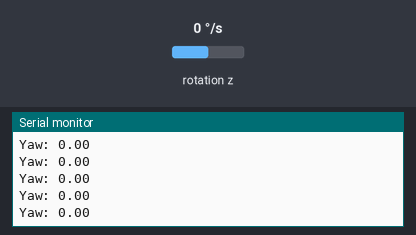
Recording of a sketch running on a simulated Arduino Uno, built with avr-gcc and run on an emulated ATmega328P. Parts: the last lines printed to the serial monitor. Wiring (inferred from the names in the program): MPU-6050 motion sensor at I2C address 0x68. The test bench sets the inputs (shaded band); at power-on: rotation z 0 °/s.

Above: at 1.2 s.
1.3 s: rotation z set to -192 °/s
At 1.32 s:
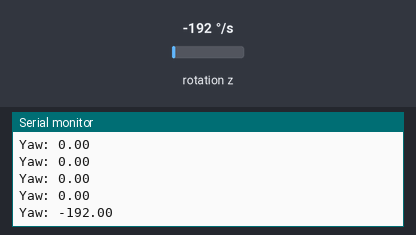
2.8 s: rotation z set to -100 °/s
At 2.84 s:
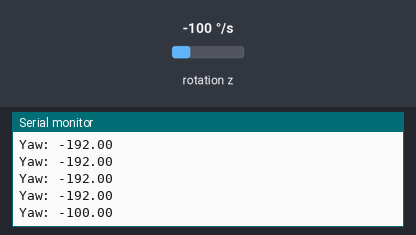
Timing chart, 0 to 5.8 s (numbered marks = the images above; inputs shaded):
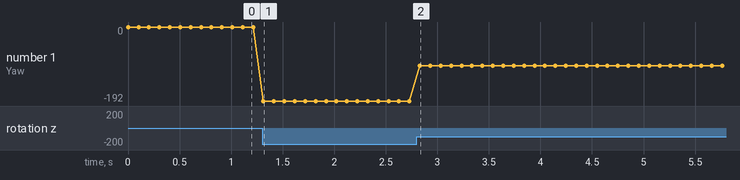

The sketch:

arduino.ino
```cpp
#include <Wire.h>

// MPU6050 I2C address
const int MPU6050_ADDR = 0x68;

// Registers
const int PWR_MGMT_1 = 0x6B;
const int GYRO_XOUT_H = 0x43;
const int GYRO_YOUT_H = 0x45;
const int GYRO_ZOUT_H = 0x47;

// Sensitivity scale factor for the gyroscope
const float GYRO_SENSITIVITY = 131.0;

void setup() {
  Wire.begin();
  Serial.begin(9600);

  // Wake up MPU6050
  Wire.beginTransmission(MPU6050_ADDR);
  Wire.write(PWR_MGMT_1);
  Wire.write(0);  // Set to zero (wakes up the MPU-6050)
  Wire.endTransmission(true);
}

void loop() {
  // Read gyroscope data for Z-axis (Yaw)
  int16_t gyroZ = readMPU6050(GYRO_ZOUT_H);

  // Convert to degrees/second
  float yaw = gyroZ / GYRO_SENSITIVITY;

  // Print Yaw value
  Serial.print("Yaw: ");
  Serial.println(yaw);

  delay(100);
}

int16_t readMPU6050(int reg) {
  Wire.beginTransmission(MPU6050_ADDR);
  Wire.write(reg);
  Wire.endTransmission(false);
  Wire.requestFrom(MPU6050_ADDR, 2, true);

  int16_t value = (Wire.read() << 8) | Wire.read();
  return value;
}
```

Measured:
- after the input at 1.3 s, the serial monitor: prints a new line at once (image 1)
- after the input at 2.8 s, the serial monitor: prints a new line at once (image 2)
- plotted number 1: 0 → -192 after the input at 1.3 s, -192 → -100 after the input at 2.8 s
